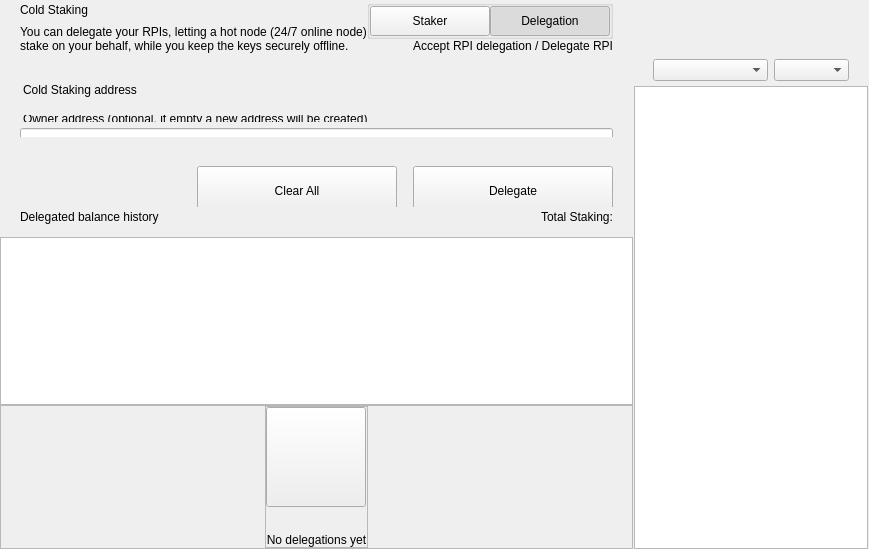
<?xml version="1.0" encoding="UTF-8"?>
<ui version="4.0">
 <class>ColdStakingWidget</class>
 <widget class="QWidget" name="ColdStakingWidget">
  <property name="geometry">
   <rect>
    <x>0</x>
    <y>0</y>
    <width>629</width>
    <height>549</height>
   </rect>
  </property>
  <property name="windowTitle">
   <string>Form</string>
  </property>
  <layout class="QHBoxLayout" name="horizontalLayout_1" stretch="2,1">
   <property name="spacing">
    <number>0</number>
   </property>
   <property name="leftMargin">
    <number>0</number>
   </property>
   <property name="topMargin">
    <number>0</number>
   </property>
   <property name="rightMargin">
    <number>0</number>
   </property>
   <property name="bottomMargin">
    <number>0</number>
   </property>
   <item>
    <widget class="QWidget" name="left" native="true">
     <layout class="QVBoxLayout" name="verticalLayout_3">
      <property name="leftMargin">
       <number>0</number>
      </property>
      <property name="topMargin">
       <number>0</number>
      </property>
      <property name="rightMargin">
       <number>0</number>
      </property>
      <property name="bottomMargin">
       <number>0</number>
      </property>
      <item>
       <layout class="QVBoxLayout" name="verticalLayout_2">
        <property name="spacing">
         <number>0</number>
        </property>
        <item>
         <layout class="QVBoxLayout" name="verticalLayoutTop">
          <property name="spacing">
           <number>0</number>
          </property>
          <property name="leftMargin">
           <number>0</number>
          </property>
          <property name="rightMargin">
           <number>0</number>
          </property>
          <item>
           <widget class="QWidget" name="containerTitle" native="true">
            <property name="sizePolicy">
             <sizepolicy hsizetype="Preferred" vsizetype="Minimum">
              <horstretch>0</horstretch>
              <verstretch>0</verstretch>
             </sizepolicy>
            </property>
            <property name="maximumSize">
             <size>
              <width>16777215</width>
              <height>100</height>
             </size>
            </property>
            <layout class="QHBoxLayout" name="containerTitleLayout">
             <property name="spacing">
              <number>0</number>
             </property>
             <property name="leftMargin">
              <number>20</number>
             </property>
             <property name="topMargin">
              <number>0</number>
             </property>
             <property name="rightMargin">
              <number>20</number>
             </property>
             <property name="bottomMargin">
              <number>0</number>
             </property>
             <item>
              <layout class="QVBoxLayout" name="verticalLayout11">
               <property name="spacing">
                <number>5</number>
               </property>
               <item>
                <widget class="QLabel" name="labelTitle">
                 <property name="text">
                  <string>Cold Staking</string>
                 </property>
                </widget>
               </item>
               <item>
                <widget class="QLabel" name="labelSubtitle1">
                 <property name="maximumSize">
                  <size>
                   <width>16777215</width>
                   <height>16777215</height>
                  </size>
                 </property>
                 <property name="text">
                  <string>You can delegate your RPIs, letting a hot node (24/7 online node)
stake on your behalf, while you keep the keys securely offline.</string>
                 </property>
                </widget>
               </item>
              </layout>
             </item>
             <item>
              <spacer name="horizontalSpacer">
               <property name="orientation">
                <enum>Qt::Horizontal</enum>
               </property>
               <property name="sizeHint" stdset="0">
                <size>
                 <width>40</width>
                 <height>20</height>
                </size>
               </property>
              </spacer>
             </item>
             <item>
              <widget class="QWidget" name="containerViewPrivacyChecks" native="true">
               <layout class="QVBoxLayout" name="containerPrivacyChecks">
                <property name="spacing">
                 <number>0</number>
                </property>
                <property name="leftMargin">
                 <number>0</number>
                </property>
                <property name="topMargin">
                 <number>0</number>
                </property>
                <property name="rightMargin">
                 <number>0</number>
                </property>
                <property name="bottomMargin">
                 <number>0</number>
                </property>
                <item alignment="Qt::AlignHCenter|Qt::AlignVCenter">
                 <widget class="QGroupBox" name="groupBox">
                  <property name="title">
                   <string/>
                  </property>
                  <layout class="QHBoxLayout" name="horizontalLayout_2_1">
                   <property name="spacing">
                    <number>0</number>
                   </property>
                   <property name="leftMargin">
                    <number>0</number>
                   </property>
                   <property name="topMargin">
                    <number>0</number>
                   </property>
                   <property name="rightMargin">
                    <number>0</number>
                   </property>
                   <property name="bottomMargin">
                    <number>0</number>
                   </property>
                   <item>
                    <widget class="QPushButton" name="pushLeft">
                     <property name="minimumSize">
                      <size>
                       <width>120</width>
                       <height>30</height>
                      </size>
                     </property>
                     <property name="maximumSize">
                      <size>
                       <width>120</width>
                       <height>30</height>
                      </size>
                     </property>
                     <property name="focusPolicy">
                      <enum>Qt::NoFocus</enum>
                     </property>
                     <property name="text">
                      <string>Staker</string>
                     </property>
                     <property name="checkable">
                      <bool>true</bool>
                     </property>
                     <property name="autoExclusive">
                      <bool>true</bool>
                     </property>
                    </widget>
                   </item>
                   <item>
                    <widget class="QPushButton" name="pushRight">
                     <property name="minimumSize">
                      <size>
                       <width>120</width>
                       <height>30</height>
                      </size>
                     </property>
                     <property name="maximumSize">
                      <size>
                       <width>120</width>
                       <height>30</height>
                      </size>
                     </property>
                     <property name="focusPolicy">
                      <enum>Qt::NoFocus</enum>
                     </property>
                     <property name="text">
                      <string>Delegation</string>
                     </property>
                     <property name="checkable">
                      <bool>true</bool>
                     </property>
                     <property name="checked">
                      <bool>true</bool>
                     </property>
                     <property name="autoExclusive">
                      <bool>true</bool>
                     </property>
                    </widget>
                   </item>
                  </layout>
                 </widget>
                </item>
                <item alignment="Qt::AlignTop">
                 <widget class="QLabel" name="labelSubtitle2">
                  <property name="text">
                   <string>Accept RPI delegation / Delegate RPI</string>
                  </property>
                  <property name="alignment">
                   <set>Qt::AlignRight|Qt::AlignTrailing|Qt::AlignVCenter</set>
                  </property>
                 </widget>
                </item>
               </layout>
              </widget>
             </item>
            </layout>
           </widget>
          </item>
          <item>
           <spacer name="verticalSpacer_2">
            <property name="orientation">
             <enum>Qt::Vertical</enum>
            </property>
            <property name="sizeType">
             <enum>QSizePolicy::Fixed</enum>
            </property>
            <property name="sizeHint" stdset="0">
             <size>
              <width>20</width>
              <height>30</height>
             </size>
            </property>
           </spacer>
          </item>
          <item>
           <widget class="QWidget" name="containerSend" native="true">
            <property name="minimumSize">
             <size>
              <width>0</width>
              <height>50</height>
             </size>
            </property>
            <layout class="QVBoxLayout" name="containerSendRow">
             <property name="spacing">
              <number>6</number>
             </property>
             <property name="leftMargin">
              <number>0</number>
             </property>
             <property name="topMargin">
              <number>0</number>
             </property>
             <property name="rightMargin">
              <number>0</number>
             </property>
             <property name="bottomMargin">
              <number>0</number>
             </property>
             <item>
              <widget class="QLabel" name="labelEditTitle">
               <property name="maximumSize">
                <size>
                 <width>16777215</width>
                 <height>30</height>
                </size>
               </property>
               <property name="styleSheet">
                <string notr="true">padding-left:20px; padding-bottom:3px;</string>
               </property>
               <property name="text">
                <string>Cold Staking address</string>
               </property>
              </widget>
             </item>
             <item>
              <spacer name="verticalSpacer_6">
               <property name="orientation">
                <enum>Qt::Vertical</enum>
               </property>
               <property name="sizeType">
                <enum>QSizePolicy::Fixed</enum>
               </property>
               <property name="sizeHint" stdset="0">
                <size>
                 <width>20</width>
                 <height>9</height>
                </size>
               </property>
              </spacer>
             </item>
             <item>
              <widget class="QWidget" name="containerOwner" native="true">
               <layout class="QVBoxLayout" name="vContainerOwner">
                <property name="spacing">
                 <number>4</number>
                </property>
                <property name="leftMargin">
                 <number>20</number>
                </property>
                <property name="topMargin">
                 <number>0</number>
                </property>
                <property name="rightMargin">
                 <number>20</number>
                </property>
                <property name="bottomMargin">
                 <number>0</number>
                </property>
                <item>
                 <widget class="QLabel" name="labelSubtitleDescription">
                  <property name="maximumSize">
                   <size>
                    <width>16777215</width>
                    <height>20</height>
                   </size>
                  </property>
                  <property name="styleSheet">
                   <string notr="true">margin-bottom:2px;
                   margin-left:0.05px;
                   padding:0px;</string>
                  </property>
                  <property name="text">
                   <string>Owner address (optional, if empty a new address will be created)</string>
                  </property>
                 </widget>
                </item>
                <item>
                 <widget class="QLineEdit" name="lineEditOwnerAddress">
                  <property name="minimumSize">
                   <size>
                    <width>0</width>
                    <height>50</height>
                   </size>
                  </property>
                  <property name="maximumSize">
                   <size>
                    <width>16777215</width>
                    <height>50</height>
                   </size>
                  </property>
                  <property name="styleSheet">
                   <string notr="true"/>
                  </property>
                  <property name="placeholderText">
                   <string>Enter owner address</string>
                  </property>
                 </widget>
                </item>
               </layout>
              </widget>
             </item>
            </layout>
           </widget>
          </item>
         </layout>
        </item>
        <item>
         <spacer name="verticalSpacer_3">
          <property name="orientation">
           <enum>Qt::Vertical</enum>
          </property>
          <property name="sizeType">
           <enum>QSizePolicy::Minimum</enum>
          </property>
          <property name="sizeHint" stdset="0">
           <size>
            <width>20</width>
            <height>20</height>
           </size>
          </property>
         </spacer>
        </item>
        <item>
         <widget class="QWidget" name="containerBtn" native="true">
          <property name="minimumSize">
           <size>
            <width>0</width>
            <height>50</height>
           </size>
          </property>
          <layout class="QHBoxLayout" name="horizontalLayout">
           <property name="rightMargin">
            <number>20</number>
           </property>
           <item>
            <spacer name="horizontalSpacer_2">
             <property name="orientation">
              <enum>Qt::Horizontal</enum>
             </property>
             <property name="sizeHint" stdset="0">
              <size>
               <width>200</width>
               <height>20</height>
              </size>
             </property>
            </spacer>
           </item>
           <item>
            <layout class="QHBoxLayout" name="horizontalLayout_7">
             <item>
              <spacer name="horizontalSpacer_3">
               <property name="orientation">
                <enum>Qt::Horizontal</enum>
               </property>
               <property name="sizeType">
                <enum>QSizePolicy::Expanding</enum>
               </property>
               <property name="sizeHint" stdset="0">
                <size>
                 <width>40</width>
                 <height>20</height>
                </size>
               </property>
              </spacer>
             </item>
             <item>
              <widget class="QPushButton" name="pushButtonClear">
               <property name="minimumSize">
                <size>
                 <width>200</width>
                 <height>50</height>
                </size>
               </property>
               <property name="focusPolicy">
                <enum>Qt::NoFocus</enum>
               </property>
               <property name="text">
                <string>Clear All</string>
               </property>
              </widget>
             </item>
             <item>
              <spacer name="horizontalSpacer_4">
               <property name="orientation">
                <enum>Qt::Horizontal</enum>
               </property>
               <property name="sizeType">
                <enum>QSizePolicy::Fixed</enum>
               </property>
               <property name="sizeHint" stdset="0">
                <size>
                 <width>10</width>
                 <height>20</height>
                </size>
               </property>
              </spacer>
             </item>
             <item>
              <widget class="QPushButton" name="pushButtonSend">
               <property name="minimumSize">
                <size>
                 <width>200</width>
                 <height>50</height>
                </size>
               </property>
               <property name="maximumSize">
                <size>
                 <width>200</width>
                 <height>50</height>
                </size>
               </property>
               <property name="focusPolicy">
                <enum>Qt::NoFocus</enum>
               </property>
               <property name="text">
                <string>Delegate</string>
               </property>
              </widget>
             </item>
            </layout>
           </item>
          </layout>
         </widget>
        </item>
        <item>
         <widget class="QWidget" name="containerHistoryLabel" native="true">
          <layout class="QHBoxLayout" name="horizontalLayout_4">
           <property name="spacing">
            <number>0</number>
           </property>
           <property name="leftMargin">
            <number>20</number>
           </property>
           <property name="topMargin">
            <number>0</number>
           </property>
           <property name="rightMargin">
            <number>20</number>
           </property>
           <property name="bottomMargin">
            <number>0</number>
           </property>
           <item>
            <widget class="QWidget" name="verticalWidget" native="true">
             <property name="minimumSize">
              <size>
               <width>100</width>
               <height>0</height>
              </size>
             </property>
             <layout class="QVBoxLayout" name="verticalLayout_58">
              <property name="leftMargin">
               <number>0</number>
              </property>
              <property name="topMargin">
               <number>0</number>
              </property>
              <property name="rightMargin">
               <number>0</number>
              </property>
              <property name="bottomMargin">
               <number>0</number>
              </property>
              <item>
               <widget class="QLabel" name="labelListHistory">
                <property name="text">
                 <string>Delegated balance history</string>
                </property>
               </widget>
              </item>
             </layout>
            </widget>
           </item>
           <item>
            <spacer name="horizontalSpacer_5">
             <property name="orientation">
              <enum>Qt::Horizontal</enum>
             </property>
             <property name="sizeHint" stdset="0">
              <size>
               <width>40</width>
               <height>20</height>
              </size>
             </property>
            </spacer>
           </item>
           <item>
            <widget class="QLabel" name="labelStakingTotal">
             <property name="text">
              <string>Total Staking:</string>
             </property>
            </widget>
           </item>
          </layout>
         </widget>
        </item>
        <item>
         <layout class="QVBoxLayout" name="verticalLayout_64">
          <property name="spacing">
           <number>0</number>
          </property>
          <item>
           <spacer name="verticalSpacer_44">
            <property name="orientation">
             <enum>Qt::Vertical</enum>
            </property>
            <property name="sizeType">
             <enum>QSizePolicy::Fixed</enum>
            </property>
            <property name="sizeHint" stdset="0">
             <size>
              <width>20</width>
              <height>10</height>
             </size>
            </property>
           </spacer>
          </item>
          <item>
           <widget class="QListView" name="listView">
            <property name="enabled">
             <bool>true</bool>
            </property>
            <property name="mouseTracking">
             <bool>true</bool>
            </property>
           </widget>
          </item>
          <item>
           <widget class="QFrame" name="emptyContainer">
            <property name="minimumSize">
             <size>
              <width>0</width>
              <height>100</height>
             </size>
            </property>
            <property name="frameShape">
             <enum>QFrame::StyledPanel</enum>
            </property>
            <property name="frameShadow">
             <enum>QFrame::Raised</enum>
            </property>
            <layout class="QVBoxLayout" name="verticalLayout_71" stretch="1,8">
             <property name="spacing">
              <number>0</number>
             </property>
             <property name="leftMargin">
              <number>0</number>
             </property>
             <property name="topMargin">
              <number>0</number>
             </property>
             <property name="rightMargin">
              <number>0</number>
             </property>
             <property name="bottomMargin">
              <number>0</number>
             </property>
             <item>
              <spacer name="verticalSpacer">
               <property name="orientation">
                <enum>Qt::Vertical</enum>
               </property>
               <property name="sizeHint" stdset="0">
                <size>
                 <width>20</width>
                 <height>20</height>
                </size>
               </property>
              </spacer>
             </item>
             <item alignment="Qt::AlignHCenter|Qt::AlignVCenter">
              <widget class="QFrame" name="emptyScreen">
               <property name="sizePolicy">
                <sizepolicy hsizetype="Expanding" vsizetype="Expanding">
                 <horstretch>0</horstretch>
                 <verstretch>0</verstretch>
                </sizepolicy>
               </property>
               <property name="frameShape">
                <enum>QFrame::StyledPanel</enum>
               </property>
               <property name="frameShadow">
                <enum>QFrame::Raised</enum>
               </property>
               <layout class="QVBoxLayout" name="verticalLayout">
                <property name="spacing">
                 <number>30</number>
                </property>
                <property name="leftMargin">
                 <number>0</number>
                </property>
                <property name="topMargin">
                 <number>0</number>
                </property>
                <property name="rightMargin">
                 <number>0</number>
                </property>
                <property name="bottomMargin">
                 <number>0</number>
                </property>
                <item alignment="Qt::AlignHCenter|Qt::AlignVCenter">
                 <widget class="QPushButton" name="pushImgEmpty">
                  <property name="minimumSize">
                   <size>
                    <width>100</width>
                    <height>100</height>
                   </size>
                  </property>
                  <property name="maximumSize">
                   <size>
                    <width>100</width>
                    <height>100</height>
                   </size>
                  </property>
                  <property name="focusPolicy">
                   <enum>Qt::NoFocus</enum>
                  </property>
                  <property name="text">
                   <string/>
                  </property>
                  <property name="iconSize">
                   <size>
                    <width>100</width>
                    <height>100</height>
                   </size>
                  </property>
                 </widget>
                </item>
                <item alignment="Qt::AlignHCenter|Qt::AlignVCenter">
                 <widget class="QLabel" name="labelEmpty">
                  <property name="styleSheet">
                   <string notr="true"/>
                  </property>
                  <property name="text">
                   <string>No delegations yet</string>
                  </property>
                  <property name="alignment">
                   <set>Qt::AlignCenter</set>
                  </property>
                 </widget>
                </item>
               </layout>
              </widget>
             </item>
            </layout>
           </widget>
          </item>
         </layout>
        </item>
       </layout>
      </item>
     </layout>
    </widget>
   </item>
   <item>
    <widget class="QWidget" name="right" native="true">
     <layout class="QVBoxLayout" name="rightContainer">
      <property name="spacing">
       <number>0</number>
      </property>
      <property name="leftMargin">
       <number>1</number>
      </property>
      <property name="topMargin">
       <number>0</number>
      </property>
      <property name="rightMargin">
       <number>1</number>
      </property>
      <property name="bottomMargin">
       <number>0</number>
      </property>
      <item>
       <widget class="QWidget" name="containerRightButtons" native="true">
        <property name="minimumSize">
         <size>
          <width>0</width>
          <height>50</height>
         </size>
        </property>
        <layout class="QVBoxLayout" name="verticalLayout_4">
         <property name="leftMargin">
          <number>19</number>
         </property>
         <property name="topMargin">
          <number>0</number>
         </property>
         <property name="rightMargin">
          <number>19</number>
         </property>
         <property name="bottomMargin">
          <number>0</number>
         </property>
         <item>
          <widget class="OptionButton" name="btnCoinControl" native="true">
           <property name="minimumSize">
            <size>
             <width>0</width>
             <height>0</height>
            </size>
           </property>
          </widget>
         </item>
         <item>
          <widget class="OptionButton" name="btnColdStaking" native="true"/>
         </item>
         <item>
          <widget class="OptionButton" name="btnMyStakingAddresses" native="true">
           <property name="sizePolicy">
            <sizepolicy hsizetype="Preferred" vsizetype="Minimum">
             <horstretch>0</horstretch>
             <verstretch>0</verstretch>
            </sizepolicy>
           </property>
          </widget>
         </item>
        </layout>
       </widget>
      </item>
      <item>
       <widget class="QWidget" name="sortWidget" native="true">
        <layout class="QHBoxLayout" name="horizontalLayout_6">
         <property name="leftMargin">
          <number>19</number>
         </property>
         <property name="rightMargin">
          <number>19</number>
         </property>
         <property name="bottomMargin">
          <number>5</number>
         </property>
         <item>
          <spacer name="horizontalSpacer_6">
           <property name="orientation">
            <enum>Qt::Horizontal</enum>
           </property>
           <property name="sizeHint" stdset="0">
            <size>
             <width>40</width>
             <height>20</height>
            </size>
           </property>
          </spacer>
         </item>
         <item>
          <widget class="QComboBox" name="comboBoxSort">
           <property name="sizePolicy">
            <sizepolicy hsizetype="Preferred" vsizetype="Fixed">
             <horstretch>0</horstretch>
             <verstretch>0</verstretch>
            </sizepolicy>
           </property>
           <property name="minimumSize">
            <size>
             <width>115</width>
             <height>0</height>
            </size>
           </property>
          </widget>
         </item>
         <item>
          <widget class="QComboBox" name="comboBoxSortOrder">
           <property name="sizePolicy">
            <sizepolicy hsizetype="Preferred" vsizetype="Fixed">
             <horstretch>0</horstretch>
             <verstretch>0</verstretch>
            </sizepolicy>
           </property>
           <property name="minimumSize">
            <size>
             <width>75</width>
             <height>0</height>
            </size>
           </property>
          </widget>
         </item>
        </layout>
       </widget>
      </item>
      <item>
       <widget class="QListView" name="listViewStakingAddress">
        <property name="enabled">
         <bool>true</bool>
        </property>
        <property name="mouseTracking">
         <bool>true</bool>
        </property>
       </widget>
      </item>
     </layout>
    </widget>
   </item>
  </layout>
 </widget>
 <customwidgets>
  <customwidget>
   <class>OptionButton</class>
   <extends>QWidget</extends>
   <header>qt/rpicoin/optionbutton.h</header>
   <container>1</container>
  </customwidget>
 </customwidgets>
 <resources/>
 <connections/>
</ui>
